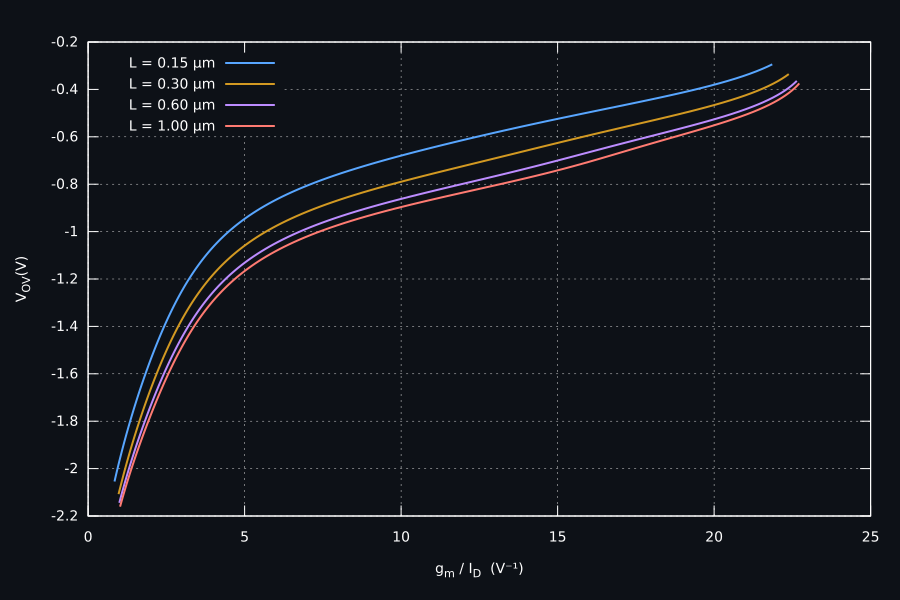

This chart was generated by the following gnuplot code:

set terminal svg size 900,600 enhanced font "DejaVu Sans,14"  background rgb "#0d1117"
set output "vov_vs_gm_id.svg"

set border lc rgb "#ffffff"
set tics textcolor rgb "#ffffff"
set xlabel "g_m / I_D  (V⁻¹)" textcolor rgb "#ffffff"
set ylabel "V_{OV} (V)" textcolor rgb "#ffffff"

set grid lc rgb "#dddddd" lw 0.5

set lmargin 9
set rmargin 3
set tmargin 2
set bmargin 4

set key left top textcolor "#ffffff"
plot \
    "pmos_l0p35_tt.dat"  using 5:7 with lines lw 2 lc rgb "#58a6ff" title "L = 0.15 µm", \
    "pmos_l0p5_tt.dat"  using 5:7 with lines lw 2 lc rgb "#d29922" title "L = 0.30 µm", \
    "pmos_l0p7_tt.dat"  using 5:7 with lines lw 2 lc rgb "#bc8cff" title "L = 0.60 µm", \
    "pmos_l1p0_tt.dat"  using 5:7 with lines lw 2 lc rgb "#ff7b72" title "L = 1.00 µm"
